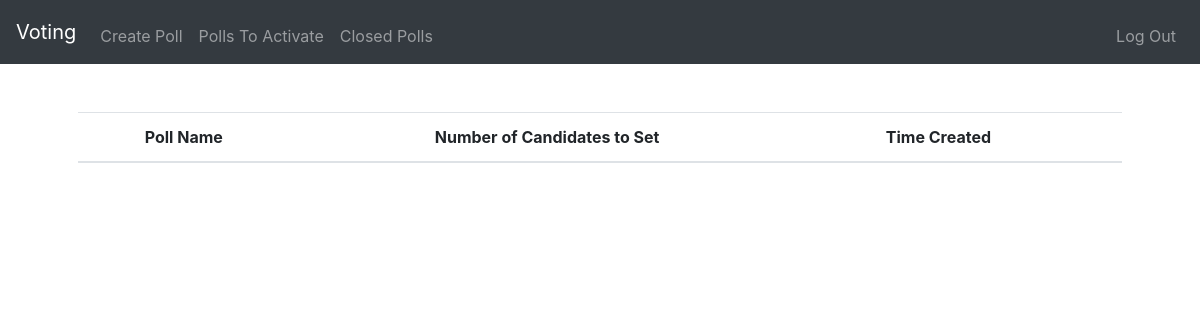
Before: /polls-to-set (signed in) with the older database file.
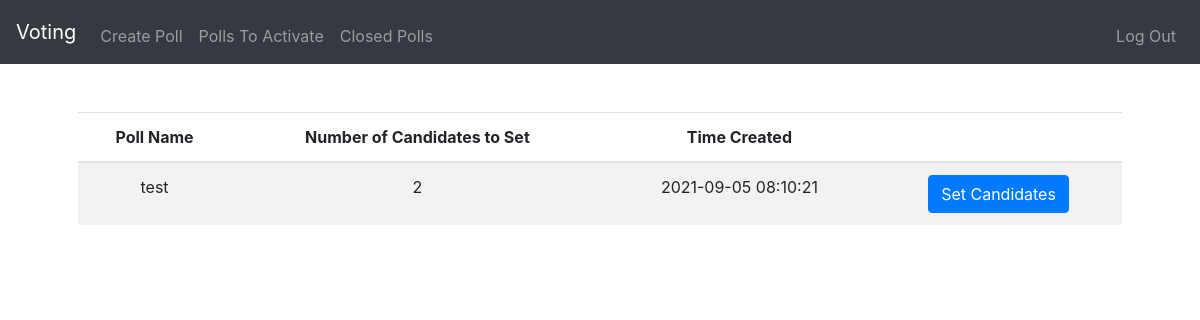
After: the same page with the newer database file.
### website/models.py (models this page shows)
class Poll(db.Model):
    id = db.Column(db.Integer, primary_key=True)
    user_id = db.Column(db.Integer, db.ForeignKey('user.id'))
    name = db.Column(db.String(150))
    status = db.Column(db.String(6))
    roomkey = db.Column(db.String(18), unique=True)
    time_created = db.Column(db.DateTime(timezone=True), default=func.now())
    num_candidates = db.Column(db.Integer)
    num_votes = db.Column(db.Integer, default=0)

### website/views.py (the view)
@views.route("/polls-to-set", methods=["GET", "POST"])
@login_required
def polls_to_set():
    polls_on_hold = db.session.query(
        Poll).filter(Poll.user_id == current_user.id).filter(Poll.status == "onhold").all()
    print(polls_on_hold)
    return render_template("polls_to_set.html", user=current_user, polls_on_hold=polls_on_hold)

### website/__init__.py (called while the page is built)
def create_app():
    app = Flask(__name__)
    app.config['SECRET_KEY'] = "asdfasdfasdf asdfasdfasdf"
    app.config["SQLALCHEMY_DATABASE_URI"] = f'sqlite:///{DB_NAME}'
    app.config["SQLALCHEMY_TRACK_MODIFICATIONS"] = False
    db.init_app(app)
    from .views import views
    from .auth import auth
    app.register_blueprint(views, url_prefix="/")
    app.register_blueprint(auth, url_prefix="/")
    from .models import User
    create_database(app)
    login_manager = LoginManager()
    login_manager.login_view = "views.index"
    login_manager.init_app(app)
    @login_manager.user_loader
    def load_user(id):
        return User.query.get(int(id))
    return app

### website/templates/polls_to_set.html (shortened to what this page needs)
{% extends "layout.html" %}
{% block main %}
<table class="table table-striped">
    <thead>
        <tr>
            <th>Poll Name</th>
            <th>Number of Candidates to Set</th>
            <th>Time Created</th>
            <th></th>
        </tr>
    </thead>
    <tbody>
    {% for poll in polls_on_hold %}
        <tr>
            <td>{{ poll.name }}</td>
            <td>{{ poll.num_candidates}}</td>
            <td>{{ poll.time_created }}</td>
            <td>
                <form method="get" action="/set-poll/{{ poll.roomkey }}">
                <button type="submit" class="btn btn-primary">Set Candidates</button>
                </form>
            </td>
        </tr>
    {% endfor %}
    </tbody>
</table>
{% endblock %}

Changed rows visible on the page:
now on this page (row edited): Poll: name "test", num_candidates "2", time_created "2021-09-05 08:10:21"
